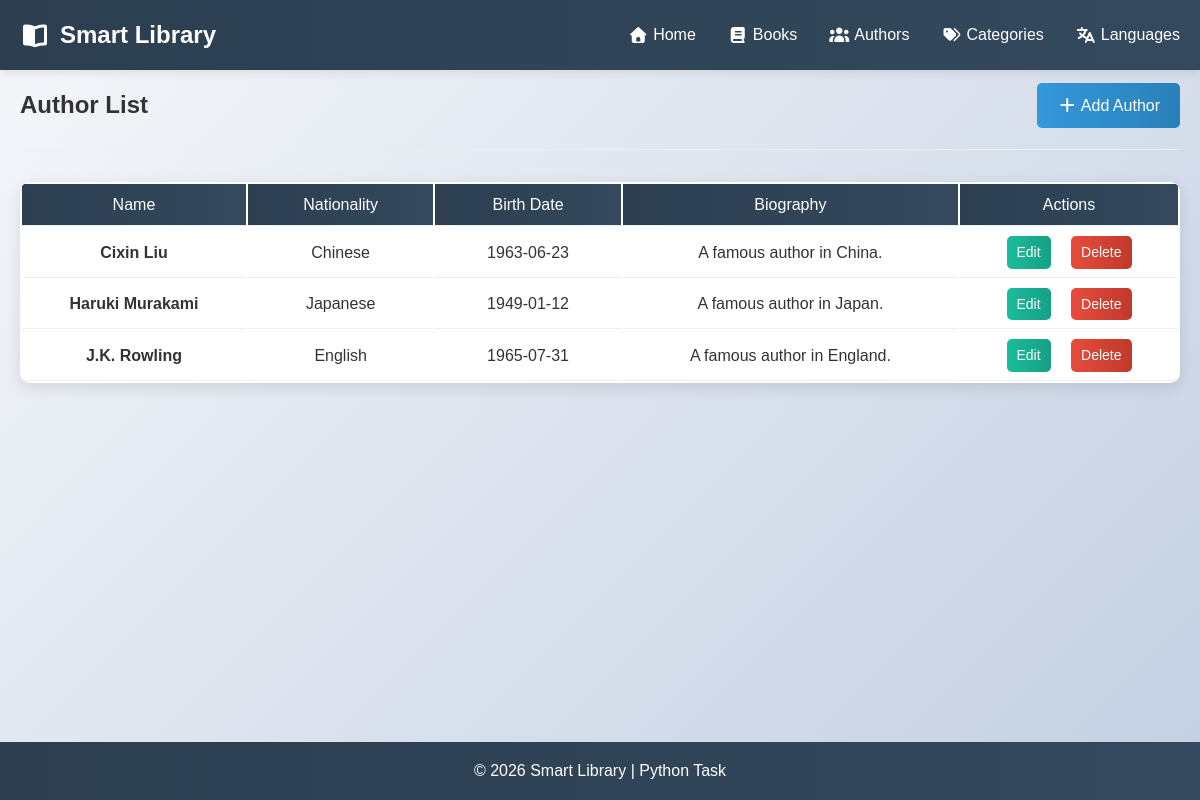
Page /authors on the earlier database version.
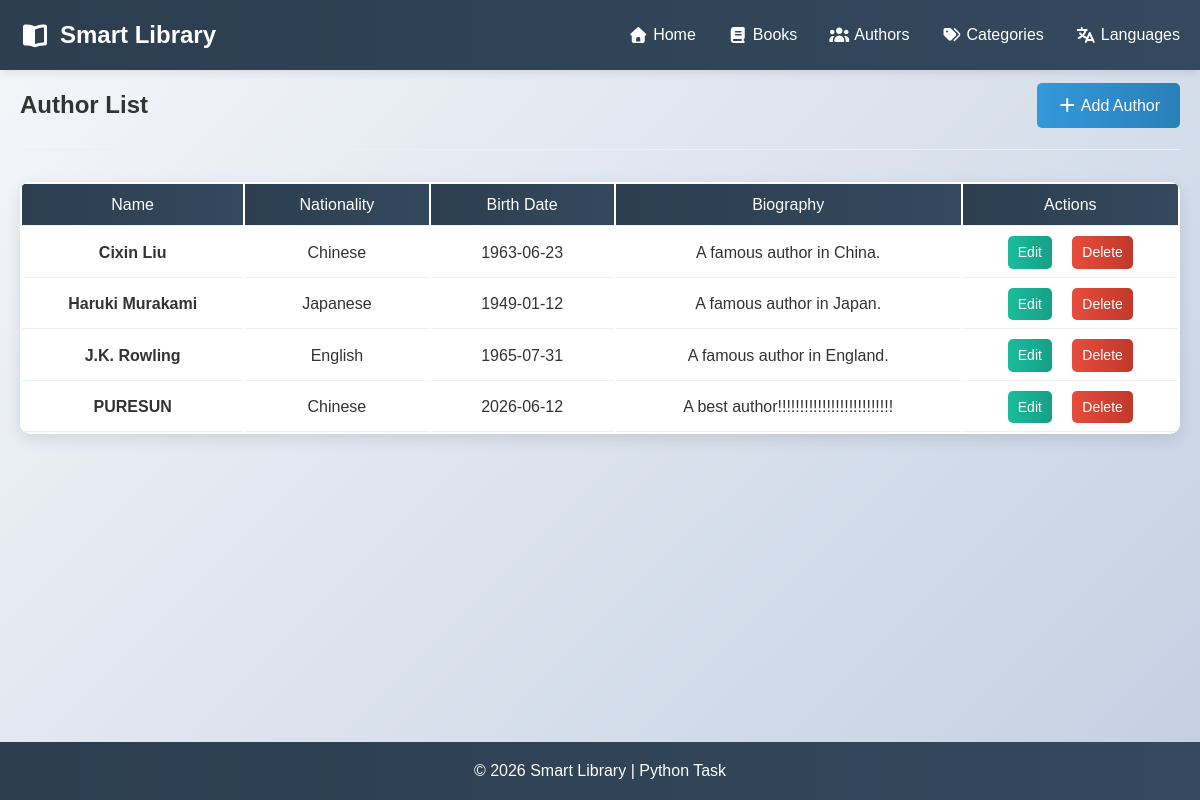
Same page on the later database version.
### models.py (models this page shows, shortened)
class Author(db.Model):
    id = db.Column(db.Integer, primary_key=True)
    name = db.Column(db.String(100), nullable=False)
    birth_date = db.Column(db.Date)
    nationality_id = db.Column(db.Integer, db.ForeignKey('language.id'), nullable=False)
    is_alive = db.Column(db.Boolean, default=True)
    biography = db.Column(db.Text)
    books = db.relationship('Book', backref='author', lazy=True)

class Language(db.Model):
    id = db.Column(db.Integer, primary_key=True)
    name = db.Column(db.String(50), nullable=False, unique=True)
    description = db.Column(db.String(200))
    books = db.relationship('Book', backref='language', lazy=True)
    authors = db.relationship('Author', backref='nationality', lazy=True)

### app.py (the view)
@app.route('/authors')
def list_authors():
    return render_template('authors.html', authors=Author.query.all())

### templates/authors.html (shortened to what this page needs)
{% extends "base.html" %}
{% block content %}
<section class="page-header">
    <h1 class="main-title">Author List</h1>
    <a href="{{ url_for('add_author') }}" class="btn btn-primary"><i class="fas fa-plus"></i> Add Author</a>
</section>
<div class="books-container">
    {% if authors %}
    <table class="books-table">
        <thead>
            <tr>
                <th>Name</th>
                <th>Nationality</th>
                <th>Birth Date</th>
                <th>Biography</th>
                <th>Actions</th>
            </tr>
        </thead>
        <tbody>
            {% for author in authors %}
            <tr>
                <td><strong>{{ author.name }}</strong></td>
                <td>{{ author.nationality.name or 'Unknown' }}</td>
                <td>{{ author.birth_date or 'Unknown' }}</td>
                <td style="max-width: 300px; text-overflow: ellipsis; overflow: hidden; white-space: nowrap;">{{
                    author.biography or 'None' }}</td>
                {% with
                edit_url = url_for('edit_author', author_id=author.id),
                delete_url = url_for('delete_author', author_id=author.id)
                %}
                {% include 'btns_edit_del.html' %}
                {% endwith %}
            </tr>
            {% endfor %}
        </tbody>
    </table>
    {% else %}
    <div class="empty-state">
        <h3>No authors available</h3>
    </div>
    {% endif %}
</div>
{% endblock %}

### templates/btns_edit_del.html
<td>
    <a href="{{ edit_url }}" class="btn btn-small btn-info">Edit</a>
    <a href="{{ delete_url }}" class="btn btn-small btn-danger" style="margin-left: 1rem;">Delete</a>
</td>

Differences in the rows shown:
added Author: name "PURESUN", nationality "Chinese", birth_date "2026-06-12", biography "A best author!!!!!!!!!!!!!!!!!!!!!!!!!!"
